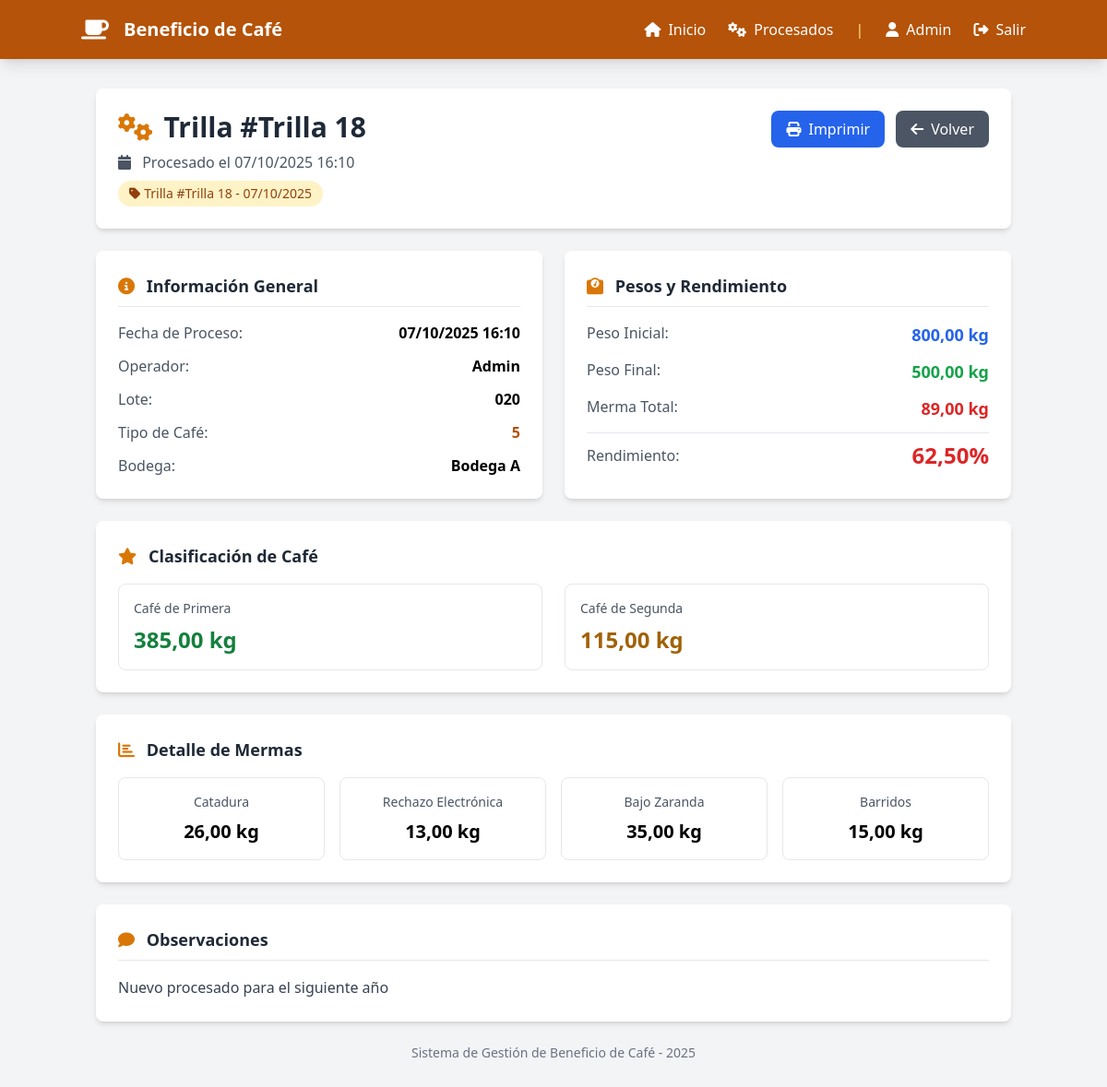
Page /procesados/4/ (signed in) on the committed database.
### beneficio/models.py (models this page shows, shortened)
class Procesado(models.Model):
    lote = models.ForeignKey(Lote, on_delete=models.CASCADE, related_name='procesos')
    numero_trilla = models.CharField(max_length=50)
    fecha = models.DateTimeField(default=timezone.now)
    peso_inicial_kg = models.DecimalField(max_digits=10, decimal_places=2)
    unidad_peso_inicial = models.CharField(max_length=20, default='kg')
    peso_final_kg = models.DecimalField(max_digits=10, decimal_places=2)
    unidad_peso_final = models.CharField(max_length=20, default='kg')
    cafe_primera = models.DecimalField(max_digits=10, decimal_places=2, default=0)
    unidad_cafe_primera = models.CharField(max_length=20, default='kg')
    cafe_segunda = models.DecimalField(max_digits=10, decimal_places=2, default=0)
    unidad_cafe_segunda = models.CharField(max_length=20, default='kg')
    catadura = models.DecimalField(max_digits=10, decimal_places=2, default=0)
    rechazo_electronica = models.DecimalField(max_digits=10, decimal_places=2, default=0)
    bajo_zaranda = models.DecimalField(max_digits=10, decimal_places=2, default=0)
    barridos = models.DecimalField(max_digits=10, decimal_places=2, default=0)
    observaciones = models.TextField(blank=True, null=True)
    operador = models.ForeignKey(User, on_delete=models.SET_NULL, null=True)
    class Meta:
        verbose_name = "Procesado"
        verbose_name_plural = "Procesados"
        ordering = ['-fecha']
    @property
    def rendimiento(self):
        if self.peso_inicial_kg > 0:
            return (float(self.peso_final_kg) / float(self.peso_inicial_kg) * 100)
        return 0
    @property
    def merma_total(self):
        return float(self.catadura) + float(self.rechazo_electronica) + float(self.bajo_zaranda) + float(self.barridos)

class Lote(models.Model):
    ESTADO_CHOICES = [
        ('disponible', 'Disponible'),
        ('en_proceso', 'En Proceso'),
        ('procesado', 'Procesado'),
        ('agotado', 'Agotado'),
    ]
    """Modelo principal para los lotes de café"""
    codigo = models.CharField(max_length=50, unique=True)
    tipo_cafe = models.CharField(max_length=100)
    bodega = models.ForeignKey(Bodega, on_delete=models.CASCADE, related_name='lotes')
    peso_kg = models.DecimalField(max_digits=10, decimal_places=2)
    humedad = models.DecimalField(max_digits=5, decimal_places=2)
    fecha_ingreso = models.DateTimeField()
    proveedor = models.CharField(max_length=200)
    precio_quintal = models.DecimalField(max_digits=10, decimal_places=2)
    observaciones = models.TextField(blank=True, null=True)
    activo = models.BooleanField(default=True)
    created_by = models.ForeignKey(User, on_delete=models.SET_NULL, null=True)
    created_at = models.DateTimeField(auto_now_add=True)
    class Meta:
        ordering = ['-fecha_ingreso']

class Bodega(models.Model):
    OPCIONES_BODEGA = [
        ('A', 'Bodega A'),
        ('B', 'Bodega B'),
        ('C', 'Bodega C'),
        ('D', 'Bodega D'),
    ]
    codigo = models.CharField(max_length=1, choices=OPCIONES_BODEGA, unique=True)
    capacidad_kg = models.DecimalField(max_digits=10, decimal_places=2)
    ubicacion = models.CharField(max_length=200)
    responsable = models.ForeignKey(User, on_delete=models.SET_NULL, null=True, related_name='bodegas')
    class Meta:
        ordering = ['codigo']

### beneficio/views.py (the view)
# urls.py: path('procesados/<int:pk>/', views.detalle_procesado, name='detalle_procesado'),
@login_required
def detalle_procesado(request, pk):
    procesado = get_object_or_404(Procesado, pk=pk)
    context = {
        'procesado': procesado,
    }
    return render(request, 'beneficio/procesados/detalle.html', context)

### beneficio/templates/beneficio/procesados/detalle.html (shortened to what this page needs)
<!DOCTYPE html>
<html lang="es">
<head>
    <script src="https://cdn.tailwindcss.com"></script>
    <link rel="stylesheet" href="https://cdnjs.cloudflare.com/ajax/libs/font-awesome/6.4.0/css/all.min.css">
</head>
<body class="bg-gray-100">
    <nav class="bg-amber-700 text-white p-4 shadow-lg no-print">
        <div class="container mx-auto flex justify-between items-center">
            <div class="flex items-center space-x-4">
                <i class="fas fa-coffee text-2xl"></i>
                <h1 class="text-xl font-bold">Beneficio de Café</h1>
            </div>
            <div class="flex items-center space-x-6">
                <a href="{% url 'dashboard' %}" class="hover:text-amber-200">
                    <i class="fas fa-home mr-2"></i>Inicio
                </a>
                <a href="{% url 'lista_procesados' %}" class="hover:text-amber-200">
                    <i class="fas fa-cogs mr-2"></i>Procesados
                </a>
                <span class="text-amber-200">|</span>
                <span>
                    <i class="fas fa-user mr-2"></i>{{ user.username }}
                </span>
                <a href="{% url 'logout' %}" class="hover:text-amber-200">
                    <i class="fas fa-sign-out-alt mr-2"></i>Salir
                </a>
            </div>
        </div>
    </nav>
    <div class="container mx-auto mt-8 px-4">
        <div class="bg-white rounded-lg shadow-md p-6 mb-6">
            <div class="flex justify-between items-start">
                <div>
                    <h2 class="text-3xl font-bold text-gray-800 flex items-center">
                        <i class="fas fa-cogs mr-3 text-amber-600"></i>
                        Trilla #{{ procesado.numero_trilla }}
                    </h2>
                    <p class="text-gray-600 mt-2">
                        <i class="fas fa-calendar mr-2"></i>
                        Procesado el {{ procesado.fecha|date:"d/m/Y H:i" }}
                    </p>
                    <span class="inline-block mt-2 px-3 py-1 bg-amber-100 text-amber-800 rounded-full text-sm font-medium">
                        <i class="fas fa-tag mr-1"></i>Trilla #{{ procesado.numero_trilla }} - {{ procesado.fecha|date:"d/m/Y" }}
                    </span>
                </div>
                <div class="flex space-x-3 no-print">
                    <button onclick="window.print()" class="bg-blue-600 text-white px-4 py-2 rounded-lg hover:bg-blue-700 transition">
                        <i class="fas fa-print mr-2"></i>Imprimir
                    </button>
                    <a href="{% url 'lista_procesados' %}" class="bg-gray-600 text-white px-4 py-2 rounded-lg hover:bg-gray-700 transition">
                        <i class="fas fa-arrow-left mr-2"></i>Volver
                    </a>
                </div>
            </div>
        </div>
        <div class="grid grid-cols-1 lg:grid-cols-2 gap-6 mb-6">
            <div class="bg-white rounded-lg shadow-md p-6">
                <h3 class="text-lg font-semibold text-gray-800 mb-4 border-b pb-2">
                    <i class="fas fa-info-circle mr-2 text-amber-600"></i>
                    Información General
                </h3>
                <div class="space-y-3">
                    <div class="flex justify-between">
                        <span class="text-gray-600">Fecha de Proceso:</span>
                        <span class="font-semibold">{{ procesado.fecha|date:"d/m/Y H:i" }}</span>
                    </div>
                    <div class="flex justify-between">
                        <span class="text-gray-600">Operador:</span>
                        <span class="font-semibold">{{ procesado.operador.username|default:"Sistema" }}</span>
                    </div>
                    <div class="flex justify-between">
                        <span class="text-gray-600">Lote:</span>
                        <span class="font-semibold">{{ procesado.lote.codigo }}</span>
                    </div>
                    <div class="flex justify-between">
                        <span class="text-gray-600">Tipo de Café:</span>
                        <span class="font-semibold text-amber-700">{{ procesado.lote.tipo_cafe }}</span>
                    </div>
                    <div class="flex justify-between">
                        <span class="text-gray-600">Bodega:</span>
                        <span class="font-semibold">Bodega {{ procesado.lote.bodega.codigo }}</span>
                    </div>
                </div>
            </div>
            <div class="bg-white rounded-lg shadow-md p-6">
                <h3 class="text-lg font-semibold text-gray-800 mb-4 border-b pb-2">
                    <i class="fas fa-weight mr-2 text-amber-600"></i>
                    Pesos y Rendimiento
                </h3>
                <div class="space-y-3">
                    <div class="flex justify-between">
                        <span class="text-gray-600">Peso Inicial:</span>
                        <span class="font-semibold text-lg text-blue-600">{{ procesado.peso_inicial_kg|floatformat:2 }} kg</span>
                    </div>
                    <div class="flex justify-between">
                        <span class="text-gray-600">Peso Final:</span>
                        <span class="font-semibold text-lg text-green-600">{{ procesado.peso_final_kg|floatformat:2 }} kg</span>
                    </div>
                    <div class="flex justify-between">
                        <span class="text-gray-600">Merma Total:</span>
                        <span class="font-semibold text-lg text-red-600">{{ procesado.merma_total|floatformat:2 }} kg</span>
                    </div>
                    <div class="flex justify-between items-center pt-2 border-t">
                        <span class="text-gray-600 font-medium">Rendimiento:</span>
                        <span class="font-bold text-2xl {% if procesado.rendimiento >= 80 %}text-green-600{% elif procesado.rendimiento >= 70 %}text-yellow-600{% else %}text-red-600{% endif %}">
                            {{ procesado.rendimiento|floatformat:2 }}%
                        </span>
                    </div>
                </div>
            </div>
        </div>
        <div class="bg-white rounded-lg shadow-md p-6 mb-6">
            <h3 class="text-lg font-semibold text-gray-800 mb-4">
                <i class="fas fa-star mr-2 text-amber-600"></i>
                Clasificación de Café
            </h3>
            <div class="grid grid-cols-1 md:grid-cols-2 gap-6">
                <div class="border border-gray-200 p-4 rounded-lg">
                    <p class="text-sm text-gray-600 mb-2">Café de Primera</p>
                    <p class="text-2xl font-bold text-green-700">{{ procesado.cafe_primera|floatformat:2 }} kg</p>
                </div>
                <div class="border border-gray-200 p-4 rounded-lg">
                    <p class="text-sm text-gray-600 mb-2">Café de Segunda</p>
                    <p class="text-2xl font-bold text-yellow-700">{{ procesado.cafe_segunda|floatformat:2 }} kg</p>
                </div>
            </div>
        </div>
        <div class="bg-white rounded-lg shadow-md p-6 mb-6">
            <h3 class="text-lg font-semibold text-gray-800 mb-4">
                <i class="fas fa-chart-bar mr-2 text-amber-600"></i>
                Detalle de Mermas
            </h3>
            <div class="grid grid-cols-2 md:grid-cols-4 gap-4">
                <div class="border border-gray-200 p-4 rounded-lg text-center">
                    <p class="text-sm text-gray-600 mb-2">Catadura</p>
                    <p class="text-xl font-bold">{{ procesado.catadura|floatformat:2 }} kg</p>
                </div>
                <div class="border border-gray-200 p-4 rounded-lg text-center">
                    <p class="text-sm text-gray-600 mb-2">Rechazo Electrónica</p>
                    <p class="text-xl font-bold">{{ procesado.rechazo_electronica|floatformat:2 }} kg</p>
                </div>
                <div class="border border-gray-200 p-4 rounded-lg text-center">
                    <p class="text-sm text-gray-600 mb-2">Bajo Zaranda</p>
                    <p class="text-xl font-bold">{{ procesado.bajo_zaranda|floatformat:2 }} kg</p>
                </div>
                <div class="border border-gray-200 p-4 rounded-lg text-center">
                    <p class="text-sm text-gray-600 mb-2">Barridos</p>
                    <p class="text-xl font-bold">{{ procesado.barridos|floatformat:2 }} kg</p>
                </div>
            </div>
        </div>
        {% if procesado.observaciones %}
        <div class="bg-white rounded-lg shadow-md p-6 mb-6">
            <h3 class="text-lg font-semibold text-gray-800 mb-4 border-b pb-2">
                <i class="fas fa-comment mr-2 text-amber-600"></i>
                Observaciones
            </h3>
            <p class="text-gray-700 leading-relaxed">{{ procesado.observaciones }}</p>
        </div>
        {% endif %}
        <div class="text-center text-gray-500 text-sm mb-8 no-print">
            <p>Sistema de Gestión de Beneficio de Café - {{ procesado.fecha|date:"Y" }}</p>
        </div>
    </div>
</body>
</html>

### rows in the picture
Procesado: numero_trilla "Trilla 18", fecha "07/10/2025 16:10", fecha "07/10/2025", operador.username "Admin", lote.codigo "020", lote.tipo_cafe "5", lote.bodega.codigo "A", peso_inicial_kg "800,00", peso_final_kg "500,00", merma_total "89,00", rendimiento "62,50", cafe_primera "385,00", cafe_segunda "115,00", catadura "26,00", rechazo_electronica "13,00", bajo_zaranda "35,00", barridos "15,00", observaciones "Nuevo procesado para el siguiente año", fecha "2025"

### other values in the picture
{{ user.username }} "Admin"
